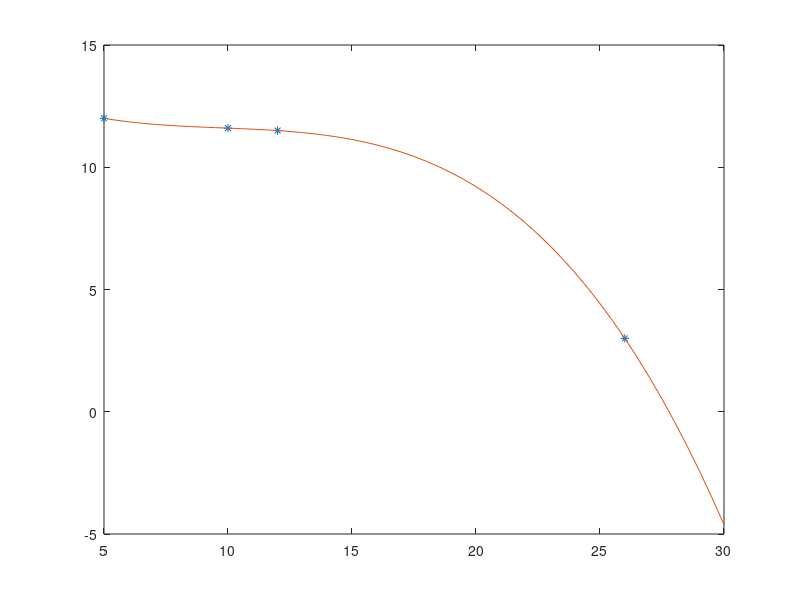

MATLAB code to generate this figure:
ed_18 = [5 8 10 12 13 15 18 22 ];
Rm_ed = [12 10 8.3 6.5 5.6 4.08 2.18 0.87];

em_18 = [5 10 12 26];
Rm_em = [12 11.6 11.5 3];

xx = 5:.5:30;
yy = spline(em_18,Rm_em,xx);
plot(em_18,Rm_em,'*',xx,yy);